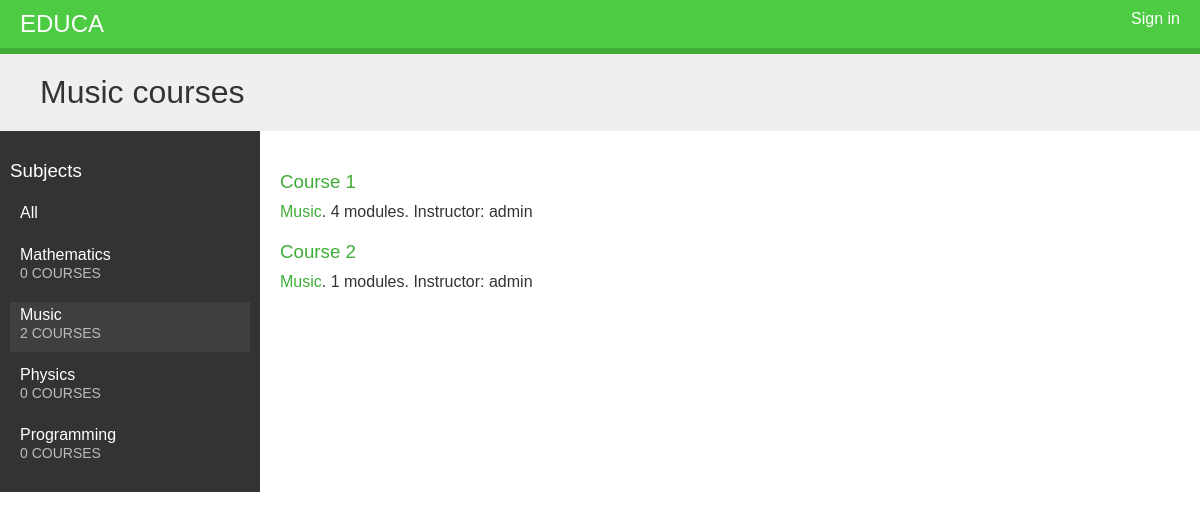
Screenshot of /courses/subject/music/ with the database file from the repository.
### courses/models.py (models this page shows, shortened)
class Subject(models.Model):
    title = models.CharField(max_length=200)
    slug = models.SlugField(max_length=200, unique=True)
    class Meta:
        ordering = ['title']
    def __str__(self):
        return self.title

class Course(models.Model):
    owner = models.ForeignKey(User, related_name='courses_created', on_delete=models.CASCADE)
    subject = models.ForeignKey(Subject, related_name='courses', on_delete=models.CASCADE)
    title = models.CharField(max_length=200)
    slug = models.SlugField(max_length=200, unique=True)
    overview = models.TextField()
    created = models.DateTimeField(auto_now_add=True)
    students = models.ManyToManyField(User, related_name='courses_joined', blank=True)
    class Meta:
        ordering = ['-created']

### courses/views.py (the view)
# urls.py: path('', CourseListView.as_view(), name='course_list'),
class CourseListView(TemplateResponseMixin, View):
    model = Course
    template_name = 'courses/course/list.html'
    def get(self, request, subject=None):
        subjects = Subject.objects.annotate(total_courses=Count('courses'))
        courses = Course.objects.annotate(total_modules=Count('modules'))
        if subject:
            subject = get_object_or_404(Subject, slug=subject)
            courses = courses.filter(subject=subject)
        data = dict(
            subjects=subjects,
            subject=subject,
            courses=courses
        )
        return self.render_to_response(data)

### courses/templates/courses/course/list.html (shortened to what this page needs)
{% extends "base.html" %}
{% block content %}
    <h1>
        {% if subject %}
            {{ subject.title }} courses
        {% else %}
            All courses
        {% endif %}
    </h1>
    <div class="contents">
        <h3>Subjects</h3>
        <ul id="modules">
            <li {% if not subject %}class="selected"{% endif %}>
                <a href="{% url "course_list" %}">All</a>
            </li>
            {% for s in subjects %}
                <li {% if subject == s %}class="selected"{% endif %}>
                    <a href="{% url "course_list_subject" s.slug %}">
                        {{ s.title }}
                        <br><span>{{ s.total_courses }} courses</span>
                    </a>
                </li>
            {% endfor %}
        </ul>
    </div>
    <div class="module">
        {% for course in courses %}
            {% with subject=course.subject %}
                <h3><a href="{% url "course_detail" course.slug %}">{{ course.title }}</a></h3>
                <p>
                    <a href="{% url "course_list_subject" subject.slug %}">{{ subject }}</a>.
                    {{ course.total_modules }} modules.
                    Instructor: {{ course.owner.username }}
                </p>
            {% endwith %}
        {% endfor %}
    </div>
{% endblock %}

### courses/static/css/base.css (style rules this page uses)
body { margin:0; font-family:sans-serif; font-weight:400; color:#333; }
a { color:#3fad37; text-decoration:none; }
h1, h2, h3, h4, h5, h6 { font-family:sans-serif; font-weight:300; }
h1 { background:#efefef; overflow:auto; padding:20px 0 20px 40px; margin:0; }
.module { overflow:auto; }
.module h3 { margin:30px 0 0; padding:0; width:100%; }
.module p { margin:10px 0 20px; width:100%; float:left; }
.contents { width:20%; padding:10px; float:left; background:#333; color: #fff; font-family:sans-serif; }
.contents ul { list-style:none; margin:0; padding:0; }
.contents ul li { margin:0 0 10px 0; padding:4px 10px 10px; overflow:auto; }
.contents ul li.selected { background:#3f3f3f; }
.contents ul span { text-transform:uppercase; color:#bbb; font-size:14px; }
.contents ul a { display:block; color:#fff; text-decoration:none; }
.module { padding:10px 20px; float:left; }

### rows the page displays
Subject: title "Music", total_courses "2"
Subject: title "Mathematics", total_courses "0"
Subject: title "Physics", total_courses "0"
Subject: title "Programming", total_courses "0"
Course: title "Course 1", subject "Music", total_modules "4", owner.username "admin"
Course: title "Course 2", subject "Music", total_modules "1", owner.username "admin"
